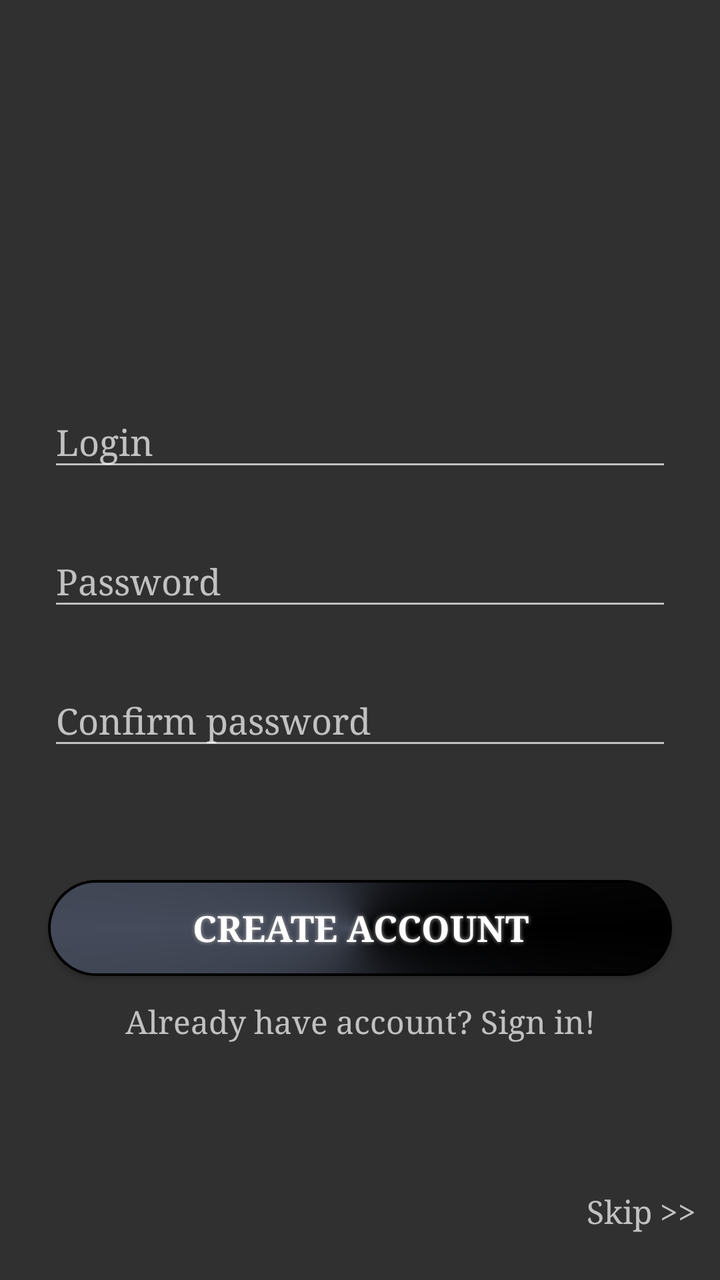
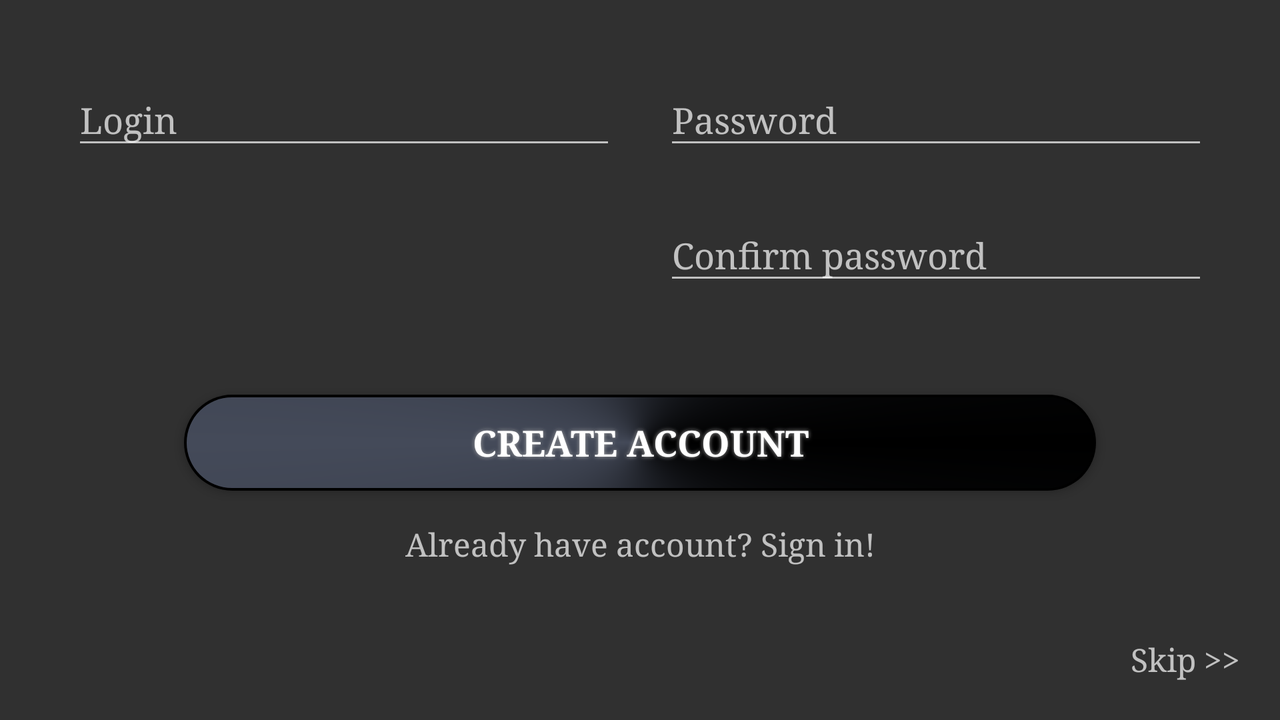

First picture: res/layout/ on a phone held upright. Second picture: the repository's own variant of that layout, on a device whose configuration matches the variant's folder. Source for both follows.
<!-- AndroidManifest.xml: application theme AppTheme -->
<!-- res/layout/activity_registration.xml -->
<?xml version="1.0" encoding="utf-8"?>
<LinearLayout xmlns:android="http://schemas.android.com/apk/res/android"
    android:layout_width="match_parent"
    android:layout_height="match_parent"
    android:fitsSystemWindows="true"
    android:gravity="bottom"
    android:orientation="vertical"
    android:padding="12dp">

    <android.support.design.widget.TextInputLayout
        android:layout_width="match_parent"
        android:layout_height="wrap_content"
        android:layout_marginBottom="18dp"
        android:layout_marginLeft="12dp"
        android:layout_marginRight="12dp">

        <EditText
            android:id="@+id/registr_login"
            android:layout_width="match_parent"
            android:layout_height="wrap_content"
            android:fontFamily="serif"
            android:hint="@string/login"
            android:inputType="textCapWords" />
    </android.support.design.widget.TextInputLayout>


    <android.support.design.widget.TextInputLayout
        android:layout_width="match_parent"
        android:layout_height="wrap_content"
        android:layout_marginBottom="18dp"
        android:layout_marginLeft="12dp"
        android:layout_marginRight="12dp">

        <EditText
            android:id="@+id/registr_password"
            android:layout_width="match_parent"
            android:layout_height="wrap_content"
            android:fontFamily="serif"
            android:hint="@string/password"
            android:inputType="textPassword" />
    </android.support.design.widget.TextInputLayout>


    <android.support.design.widget.TextInputLayout
        android:layout_width="match_parent"
        android:layout_height="wrap_content"
        android:layout_marginBottom="24dp"
        android:layout_marginLeft="12dp"
        android:layout_marginRight="12dp">

        <EditText
            android:id="@+id/registr_confirm_password"
            android:layout_width="match_parent"
            android:layout_height="wrap_content"
            android:fontFamily="serif"
            android:hint="@string/confirm_password"
            android:inputType="textPassword" />
    </android.support.design.widget.TextInputLayout>


    <Button
        android:id="@+id/registr_btn_registration"
        android:layout_width="match_parent"
        android:layout_height="wrap_content"
        android:layout_marginBottom="12dp"
        android:layout_marginLeft="12dp"
        android:layout_marginRight="12dp"
        android:layout_marginTop="36dp"

        android:background="@drawable/btn_shape_sign_in"
        android:fontFamily="serif"
        android:shadowColor="#A8A8A8"
        android:shadowRadius="5"
        android:text="@string/create_account"
        android:textColor="@android:color/white"
        android:textSize="18sp"
        android:textStyle="bold" />

    <TextView
        android:id="@+id/registr_start_login"
        android:layout_width="match_parent"
        android:layout_height="wrap_content"
        android:layout_marginBottom="24dp"
        android:fontFamily="serif"
        android:gravity="center"
        android:text="@string/start_login"
        android:textSize="16sp" />

    <TextView
        android:id="@+id/registr_btn_skip"
        android:layout_width="wrap_content"
        android:layout_height="wrap_content"
        android:layout_gravity="end"
        android:layout_marginBottom="12dp"
        android:layout_marginTop="50dp"
        android:fontFamily="serif"
        android:text="@string/skip"
        android:textSize="16sp" />

</LinearLayout>
<!-- resources referenced by this layout -->
<resources>
  <!-- drawable btn_shape_sign_in (drawable) -->
  <?xml version="1.0" encoding="utf-8"?>
  <layer-list xmlns:android="http://schemas.android.com/apk/res/android">
  
  
      <item>
          <shape android:shape="rectangle">
              <corners
                  android:radius="80dp"
                  />
              <padding
                  android:left="1.5dp"
                  android:right="1.5dp"
                  android:top="1.5dp"
                  android:bottom="1.5dp"
                  />
              <solid
                  android:color="#000000"
                  />
          </shape>
      </item>
  
      <item>
          <shape xmlns:android="http://schemas.android.com/apk/res/android" android:shape="rectangle" >
              <corners
                  android:radius="80dp"
                  />
              <gradient
  
                  android:centerX="50%"
                  android:centerColor="#444A59"
                  android:startColor="#000000"
                  android:endColor="#000000"
                  android:type="sweep"
                  />
          </shape>
      </item>
  
  </layer-list>
  <string name="confirm_password">Confirm password</string>
  <string name="create_account">Create account</string>
  <string name="login">Login</string>
  <string name="password">Password</string>
  <string name="skip">Skip &gt;&gt;</string>
  <string name="start_login">Already have account? Sign in!</string>
  <style name="AppTheme" parent="Theme.AppCompat.NoActionBar">
          
          <item name="windowActionBar">false</item>
          <item name="colorPrimary">@color/colorPrimary</item>
          <item name="colorPrimaryDark">@color/colorPrimaryDark</item>
          <item name="colorAccent">@color/colorAccent</item>
      </style>
</resources>
<!-- res/layout-land/activity_registration.xml (the repository's variant of the layout above) -->
<!-- drawn on the phone turned sideways -->
<?xml version="1.0" encoding="utf-8"?>
<android.support.constraint.ConstraintLayout xmlns:android="http://schemas.android.com/apk/res/android"
    xmlns:app="http://schemas.android.com/apk/res-auto"
    xmlns:tools="http://schemas.android.com/tools"
    android:layout_width="match_parent"
    android:layout_height="match_parent"
    android:fitsSystemWindows="true"
    android:gravity="bottom"
    android:orientation="vertical"
    android:padding="12dp">


    <Button
        android:id="@+id/registr_btn_registration"
        android:layout_width="0dp"
        android:layout_height="wrap_content"

        android:layout_marginLeft="80dp"
        android:layout_marginRight="80dp"
        android:layout_marginTop="50dp"
        android:background="@drawable/btn_shape_sign_in"
        android:fontFamily="serif"
        android:shadowColor="#A8A8A8"
        android:shadowRadius="5"
        android:text="@string/create_account"
        android:textColor="@android:color/white"
        android:textSize="18sp"
        android:textStyle="bold"
        app:layout_constraintLeft_toLeftOf="parent"
        app:layout_constraintRight_toRightOf="parent"
        app:layout_constraintTop_toBottomOf="@+id/linearLayout2" />

    <TextView
        android:id="@+id/registr_start_login"
        android:layout_width="0dp"
        android:layout_height="wrap_content"
        android:fontFamily="serif"
        android:gravity="center"
        android:text="@string/start_login"
        android:textSize="16sp"
        android:layout_marginTop="16dp"
        app:layout_constraintTop_toBottomOf="@+id/registr_btn_registration"
        android:layout_marginRight="8dp"
        app:layout_constraintRight_toRightOf="parent"
        android:layout_marginLeft="8dp"
        app:layout_constraintLeft_toLeftOf="parent" />

    <TextView
        android:id="@+id/registr_btn_skip"
        android:layout_width="wrap_content"
        android:layout_height="wrap_content"
        android:layout_gravity="end"
        android:fontFamily="serif"
        android:text="@string/skip"
        android:textSize="16sp"
        app:layout_constraintBottom_toBottomOf="parent"
        android:layout_marginBottom="8dp"
        android:layout_marginRight="8dp"
        app:layout_constraintRight_toRightOf="parent" />

    <LinearLayout
        android:layout_width="0dp"
        android:layout_height="wrap_content"
        android:layout_marginLeft="8dp"
        android:layout_marginRight="8dp"
        android:layout_marginTop="0dp"
        android:orientation="horizontal"
        app:layout_constraintLeft_toLeftOf="parent"
        app:layout_constraintRight_toRightOf="parent"
        app:layout_constraintTop_toTopOf="parent"
        android:id="@+id/linearLayout"
        android:layout_marginStart="8dp"
        android:layout_marginEnd="8dp">

        <android.support.design.widget.TextInputLayout
            android:layout_width="0dp"
            android:layout_height="match_parent"
            android:layout_marginLeft="16dp"
            android:layout_marginStart="16dp"
            android:layout_marginTop="16dp"
            android:layout_weight="1"
            android:paddingRight="12dp"
            app:layout_constraintLeft_toLeftOf="parent"
            app:layout_constraintTop_toTopOf="parent">

            <EditText
                android:id="@+id/registr_login"
                android:layout_width="match_parent"
                android:layout_height="wrap_content"
                android:fontFamily="serif"
                android:hint="@string/login"
                android:inputType="textCapWords" />
        </android.support.design.widget.TextInputLayout>

        <android.support.design.widget.TextInputLayout
            android:layout_width="0dp"
            android:layout_height="match_parent"
            android:layout_marginEnd="16dp"
            android:layout_marginRight="16dp"
            android:layout_marginTop="16dp"
            android:layout_weight="1"
            android:paddingLeft="12dp"
            app:layout_constraintRight_toRightOf="parent"
            app:layout_constraintTop_toTopOf="parent">

            <EditText
                android:id="@+id/registr_password"
                android:layout_width="match_parent"
                android:layout_height="wrap_content"
                android:fontFamily="serif"
                android:hint="@string/password"
                android:inputType="textPassword" />
        </android.support.design.widget.TextInputLayout>
    </LinearLayout>

    <LinearLayout
        android:layout_width="0dp"
        android:layout_height="wrap_content"
        android:layout_marginLeft="8dp"
        android:layout_marginRight="8dp"
        android:layout_marginTop="0dp"
        android:orientation="horizontal"
        app:layout_constraintRight_toRightOf="parent"
        app:layout_constraintTop_toBottomOf="@+id/linearLayout"
        app:layout_constraintLeft_toLeftOf="parent"
        android:id="@+id/linearLayout2">


        <Space
            android:layout_width="0dp"
            android:layout_height="match_parent"
            android:layout_marginLeft="16dp"
            android:layout_marginStart="16dp"
            android:layout_marginTop="16dp"
            android:layout_weight="1"
            android:paddingRight="12dp"
            app:layout_constraintLeft_toLeftOf="parent"
            app:layout_constraintTop_toTopOf="parent" />

        <android.support.design.widget.TextInputLayout
            android:layout_width="0dp"
            android:layout_height="match_parent"
            android:layout_marginEnd="16dp"
            android:layout_marginRight="16dp"
            android:layout_marginTop="16dp"
            android:layout_weight="1"
            android:paddingLeft="12dp"
            app:layout_constraintRight_toRightOf="parent"
            app:layout_constraintTop_toTopOf="parent">

            <EditText
                android:id="@+id/registr_confirm_password"
                android:layout_width="match_parent"
                android:layout_height="wrap_content"
                android:fontFamily="serif"
                android:hint="@string/confirm_password"
                android:inputType="textPassword" />
        </android.support.design.widget.TextInputLayout>
    </LinearLayout>

</android.support.constraint.ConstraintLayout>
